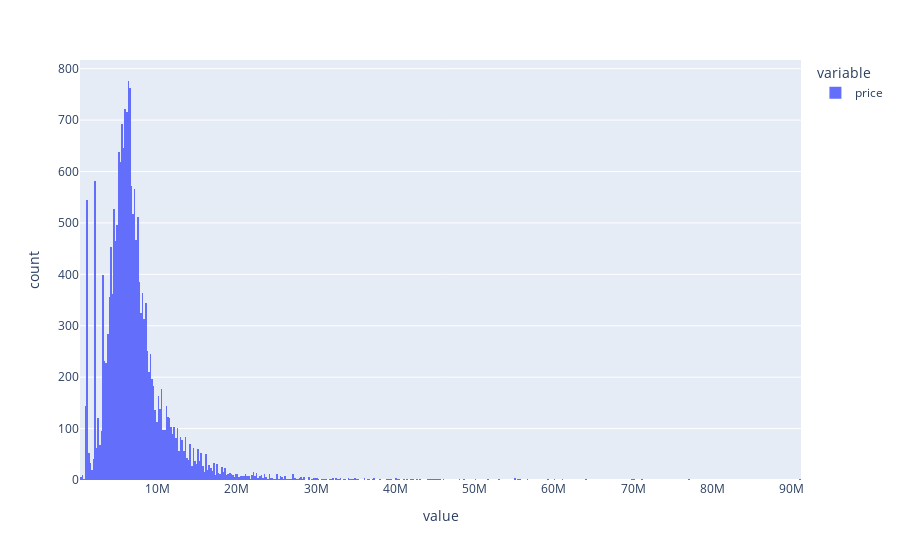

Write notebook code for a chart like this one.
### Markdown cell above
Разделите имеющиеся у вас данные на обучающую и тестовую выборки. В качестве обучающей выборки возьмите первые 80% данных, последние 20% - тестовая выборка.

### Code cell
import plotly.express as px
px.histogram(df2.price)

### Figure 1 — Plotly figure (JSON) as saved in the notebook; plotly's stock layout.template omitted (floating-point values rounded to 4 significant figures; data arrays with more than 128 entries replaced by an {"elided": "..."} marker saying what was removed)
{"data": [{"alignmentgroup": "True", "bingroup": "x", "hovertemplate": "variable=price<br>value=%{x}<br>count=%{y}<extra></extra>", "legendgroup": "price", "marker": {"color": "#636efa", "pattern": {"shape": ""}}, "name": "price", "offsetgroup": "price", "orientation": "v", "showlegend": true, "type": "histogram", "x": {"elided": "20000 int values"}, "xaxis": "x", "yaxis": "y"}], "layout": {"barmode": "relative", "legend": {"title": {"text": "variable"}, "tracegroupgap": 0}, "margin": {"t": 60}, "xaxis": {"anchor": "y", "domain": [0, 1], "title": {"text": "value"}}, "yaxis": {"anchor": "x", "domain": [0, 1], "title": {"text": "count"}}}}
